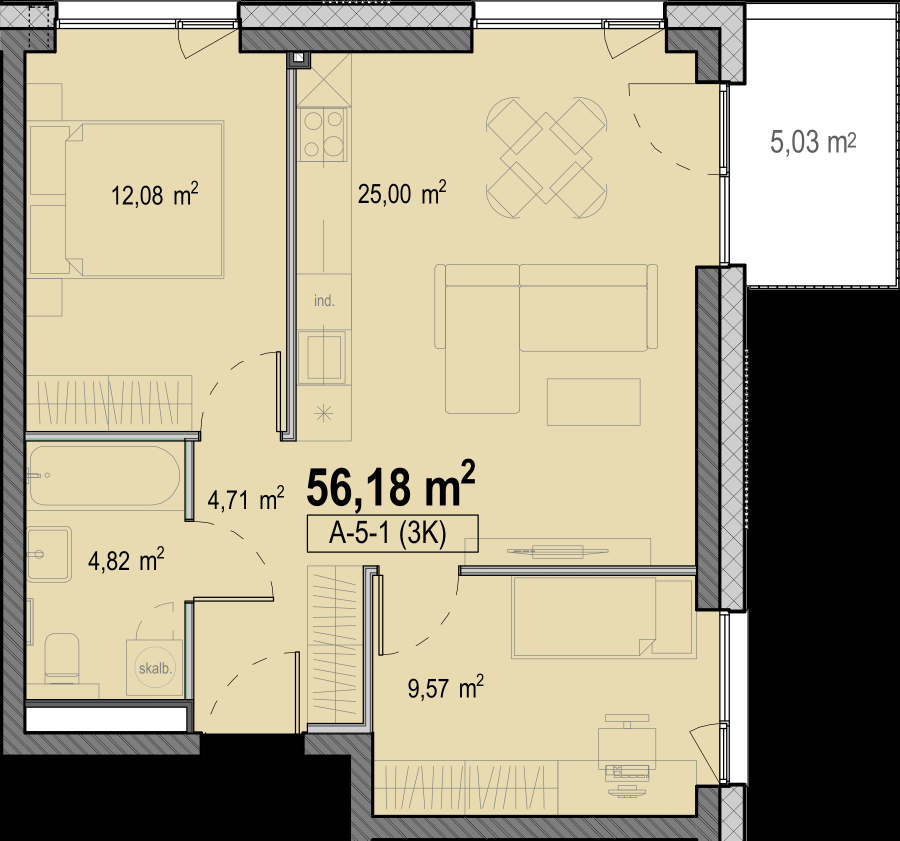
#> input picture app/apartment1.png, 1799 x 1681 px (shown at 1/2 size)
$ python fill_room_rectangles.py --input ../app/apartment1.png --output out.png --seed-x 5 --seed-y 5
#> lines starting #> are read from the running program, lines starting #| are printed output that depends on the picture; after the words box and inside, x2 and y2 are one past the last pixel; in counts of white or black regions, pixels touching at a corner belong together
#!/usr/bin/env python3
"""
Progressive room cleanup by filling furniture/noise with axis-aligned rectangles.

Approach:
1) Build a conservative wall/obstacle stop-mask from thick dark structures.
2) Build a room-like mask from local floor color near a seed point.
3) Keep only the connected component containing the seed.
4) Grow one (or many) rectangles inside that component and paint them.
"""

from __future__ import annotations

import argparse
import dataclasses
from pathlib import Path
from typing import List, Optional, Tuple

import cv2
import numpy as np


@dataclasses.dataclass
class Rect:
    left: int
    top: int
    right: int
    bottom: int

    @property
    def area(self) -> int:
        return (self.right - self.left + 1) * (self.bottom - self.top + 1)


# [62 lines left out: function smart_left_expand, not called in this run]


def clamp(value: int, low: int, high: int) -> int:
    return max(low, min(high, value))


def connected_component_from_seed(
    mask: np.ndarray, seed_xy: Tuple[int, int]
) -> np.ndarray:
    h, w = mask.shape
    sx, sy = seed_xy
    if sx < 0 or sx >= w or sy < 0 or sy >= h:
        raise ValueError(f"Seed ({sx}, {sy}) is out of image bounds {w}x{h}.")

    allowed = (mask > 0).astype(np.uint8)
    if allowed[sy, sx] == 0:
        raise ValueError(
            "Seed is not in a valid candidate region. "
            "Try a nearby point in open room floor."
        )

    labels_count, labels = cv2.connectedComponents(allowed, connectivity=8)
    seed_label = labels[sy, sx]
    if seed_label <= 0 or seed_label >= labels_count:
        raise ValueError("Could not resolve a connected component for the seed.")
    return (labels == seed_label).astype(np.uint8)


def keep_large_components(mask: np.ndarray, min_area: int) -> np.ndarray:
    labels_count, labels, stats, _ = cv2.connectedComponentsWithStats(
        mask, connectivity=8
    )
    out = np.zeros_like(mask, dtype=np.uint8)
    for label_idx in range(1, labels_count):
        area = int(stats[label_idx, cv2.CC_STAT_AREA])
        if area >= min_area:
            out[labels == label_idx] = 1
    return out


def keep_border_connected_components(mask: np.ndarray) -> np.ndarray:
    labels_count, labels = cv2.connectedComponents(mask, connectivity=8)
    if labels_count <= 1:
        return np.zeros_like(mask, dtype=np.uint8)

    border_labels = set(labels[0, :].tolist())
    border_labels.update(labels[-1, :].tolist())
    border_labels.update(labels[:, 0].tolist())
    border_labels.update(labels[:, -1].tolist())
    border_labels.discard(0)

    out = np.zeros_like(mask, dtype=np.uint8)
    for label in border_labels:
        out[labels == label] = 1
    return out


def make_stop_mask(
    bgr: np.ndarray,
    dark_threshold: int,
    min_wall_component: int,
    close_kernel: int,
    margin: int,
    border_connected_only: bool,
) -> np.ndarray:
    gray = cv2.cvtColor(bgr, cv2.COLOR_BGR2GRAY)
    dark = (gray < dark_threshold).astype(np.uint8)

    # Remove thin text/furniture strokes; keep only thick dark structures.
    opened = cv2.morphologyEx(
        dark,
        cv2.MORPH_OPEN,
        cv2.getStructuringElement(cv2.MORPH_RECT, (5, 5)),
    )
    thick = keep_large_components(opened, min_area=min_wall_component)

    if border_connected_only:
        # In these plans, true walls and exterior dark regions usually connect
        # to the boundary graph; furniture and text are often interior islands.
        thick = keep_border_connected_components(thick)

    # Close local gaps so door openings behave more like room boundaries.
    if close_kernel > 1:
        k = cv2.getStructuringElement(cv2.MORPH_RECT, (close_kernel, close_kernel))
        thick = cv2.morphologyEx(thick, cv2.MORPH_CLOSE, k)

    if margin > 0:
        k = cv2.getStructuringElement(
            cv2.MORPH_ELLIPSE, (margin * 2 + 1, margin * 2 + 1)
        )
        thick = cv2.dilate(thick, k, iterations=1)

    return (thick > 0).astype(np.uint8)


def make_floor_similarity_mask(
    bgr: np.ndarray,
    seed_xy: Tuple[int, int],
    color_tol: float,
    seed_patch_radius: int,
) -> np.ndarray:
    lab = cv2.cvtColor(bgr, cv2.COLOR_BGR2LAB).astype(np.float32)
    h, w = lab.shape[:2]
    sx, sy = seed_xy
    x0 = clamp(sx - seed_patch_radius, 0, w - 1)
    x1 = clamp(sx + seed_patch_radius, 0, w - 1)
    y0 = clamp(sy - seed_patch_radius, 0, h - 1)
    y1 = clamp(sy + seed_patch_radius, 0, h - 1)
    patch = lab[y0 : y1 + 1, x0 : x1 + 1]
    mean_lab = patch.reshape(-1, 3).mean(axis=0)
    delta = np.linalg.norm(lab - mean_lab[None, None, :], axis=2)
    return (delta <= color_tol).astype(np.uint8)


# [122 lines left out: functions grow_rectangle_in_mask, largest_rectangle_containing_seed, pick_next_seed, parse_fill_color, nearest_foreground, progressive_fill, not called in this run]


def main() -> None:
    parser = argparse.ArgumentParser(
        description="Fill a room region with one or more grown rectangles from a seed point."
    )
    parser.add_argument("--input", required=True, help="Input image path.")
    parser.add_argument("--output", required=True, help="Output image path.")
    parser.add_argument(
        "--seed-x", required=True, type=int, help="Room seed X coordinate."
    )
    parser.add_argument(
        "--seed-y", required=True, type=int, help="Room seed Y coordinate."
    )
    parser.add_argument(
        "--color-tol",
        type=float,
        default=22.0,
        help="Lab color distance threshold for room-floor similarity (default: 22.0).",
    )
    parser.add_argument(
        "--dark-threshold",
        type=int,
        default=100,
        help="Dark-pixel threshold for obstacle extraction (default: 100).",
    )
    parser.add_argument(
        "--min-wall-component",
        type=int,
        default=1200,
        help="Minimum area for thick dark components to act as walls (default: 1200).",
    )
    parser.add_argument(
        "--close-kernel",
        type=int,
        default=11,
        help="Kernel size for closing gaps in wall mask (default: 11).",
    )
    parser.add_argument(
        "--wall-margin",
        type=int,
        default=4,
        help="Dilation margin around obstacle mask in pixels (default: 4).",
    )
    parser.add_argument(
        "--border-connected-stop",
        action="store_true",
        default=True,
        help=(
            "Use only border-connected thick dark components as stop-mask. "
            "Enabled by default."
        ),
    )
    parser.add_argument(
        "--no-border-connected-stop",
        action="store_false",
        dest="border_connected_stop",
        help="Disable border-connected filtering for stop-mask.",
    )
    parser.add_argument(
        "--max-rects",
        type=int,
        default=1,
        help="Maximum number of rectangles to grow and fill (default: 1).",
    )
    parser.add_argument(
        "--min-rect-area",
        type=int,
        default=800,
        help="Ignore rectangles smaller than this area (default: 800).",
    )
    parser.add_argument(
        "--seed-patch-radius",
        type=int,
        default=4,
        help="Radius around seed used for floor color estimate (default: 4).",
    )
    parser.add_argument(
        "--candidate-mode",
        choices=["floor-stop", "stop-only"],
        default="floor-stop",
        help=(
            "Mask source for room component: "
            "'floor-stop' = floor similarity intersected with stop-mask inverse, "
            "'stop-only' = stop-mask inverse only."
        ),
    )
    parser.add_argument(
        "--limit-radius",
        type=int,
        default=0,
        help=(
            "Optional pixel radius around seed to constrain room candidate "
            "(0 disables, default: 0)."
        ),
    )
    parser.add_argument(
        "--fill-color",
        default="white",
        help="Fill color: 'white' or 'R,G,B' (default: white).",
    )
    parser.add_argument(
        "--room-close-kernel",
        type=int,
        default=19,
        help="Kernel size for closing furniture/text holes inside room mask (default: 19).",
    )
    parser.add_argument(
        "--room-open-kernel",
        type=int,
        default=5,
        help="Kernel size for opening tiny speckles in room mask (default: 5).",
    )
    parser.add_argument(
        "--split-kernel",
        type=int,
        default=21,
        help=(
            "Kernel size for seed-room isolation via erode+dilate. "
            "Higher values separate rooms more aggressively (default: 21)."
        ),
    )
    parser.add_argument(
        "--debug-mask-output",
        default="",
        help="Optional output path for visual debug mask PNG.",
    )
    parser.add_argument(
        "--smart-left-expand",
        action="store_true",
        help=(
            "Post-process a single rectangle with strip-level left expansion that "
            "can pass door/jamb spikes but stops at hard walls."
        ),
    )
    parser.add_argument(
        "--smart-left-dark-threshold",
        type=int,
        default=70,
        help="Dark threshold for smart left expansion (default: 70).",
    )
    parser.add_argument(
        "--smart-left-top-ignore",
        type=int,
        default=150,
        help="Top rows to de-emphasize during smart left expansion (default: 150).",
    )
    parser.add_argument(
        "--smart-left-overall-limit",
        type=float,
        default=0.06,
        help="Max overall dark ratio in added strip for smart left expansion (default: 0.06).",
    )
    parser.add_argument(
        "--smart-left-core-limit",
        type=float,
        default=0.03,
        help="Max lower-core dark ratio in added strip for smart left expansion (default: 0.03).",
    )
    parser.add_argument(
        "--smart-left-hard-col-frac",
        type=float,
        default=0.8,
        help=(
            "Column dark fraction considered hard wall during smart left expansion "
            "(default: 0.8)."
        ),
    )
    parser.add_argument(
        "--smart-left-max-extra",
        type=int,
        default=200,
        help="Max pixels to expand left during smart left expansion (default: 200).",
    )
    args = parser.parse_args()

    input_path = Path(args.input)
    output_path = Path(args.output)
    if not input_path.exists():
        raise FileNotFoundError(f"Input image does not exist: {input_path}")

    bgr = cv2.imread(str(input_path), cv2.IMREAD_COLOR)
#> bgr is the input picture: shape (1681, 1799, 3); mean B, G, R 144.7, 170.5, 179
    if bgr is None:
        raise RuntimeError(f"Could not read image: {input_path}")
    h, w = bgr.shape[:2]

    seed = (args.seed_x, args.seed_y)
    if not (0 <= seed[0] < w and 0 <= seed[1] < h):
        raise ValueError(f"Seed {seed} is outside image bounds {w}x{h}.")

    stop_mask = make_stop_mask(
        bgr=bgr,
        dark_threshold=args.dark_threshold,
        min_wall_component=args.min_wall_component,
        close_kernel=args.close_kernel,
        margin=args.wall_margin,
        border_connected_only=bool(args.border_connected_stop),
    )
#> in make_stop_mask, `dark = (gray < dark_threshold).astype(np.uint8)`:
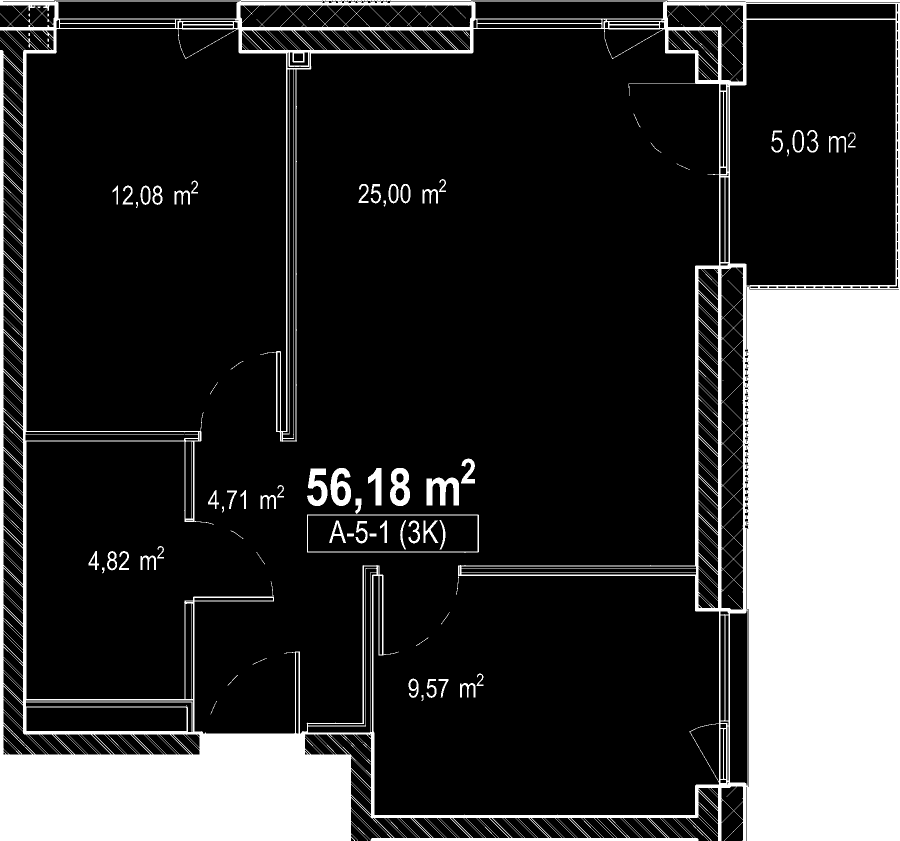
#> dark: shape (1681, 1799) (shown at 1/2 size); values 0 (black) and 1 (white), 20.7% white; 81 white regions (10 under 20 px), largest, box (x1, y1, x2, y2) and area: (0, 0, 1799, 1681) 601672, (853, 955, 918, 1011) 2161, (780, 936, 820, 1012) 1919
#> in keep_large_components, `labels_count, labels, stats, _ = cv2.connectedComponentsWithStats( mas..`: labels_count = 81; stats = 81 rows, first 6: [0, 0, 1799, 1681, 2476486], [0, 0, 702, 1681, 154399], [482, 0, 162, 3, 486], [651, 0, 5, 3, 15], [665, 0, 5, 3, 15], [675, 0, 8, 3, 24]
#> the loop in keep_large_components, `for label_idx in range(1, labels_count):` made 80 passes
#> area on passes 1, 2, 5, 13, 14, 15, 16, 17: 154399, 486, 24, 480, 8045, 11053, 1707, 75
#> in keep_border_connected_components, `labels_count, labels = cv2.connectedComponents(mask, connectivity=8)`:
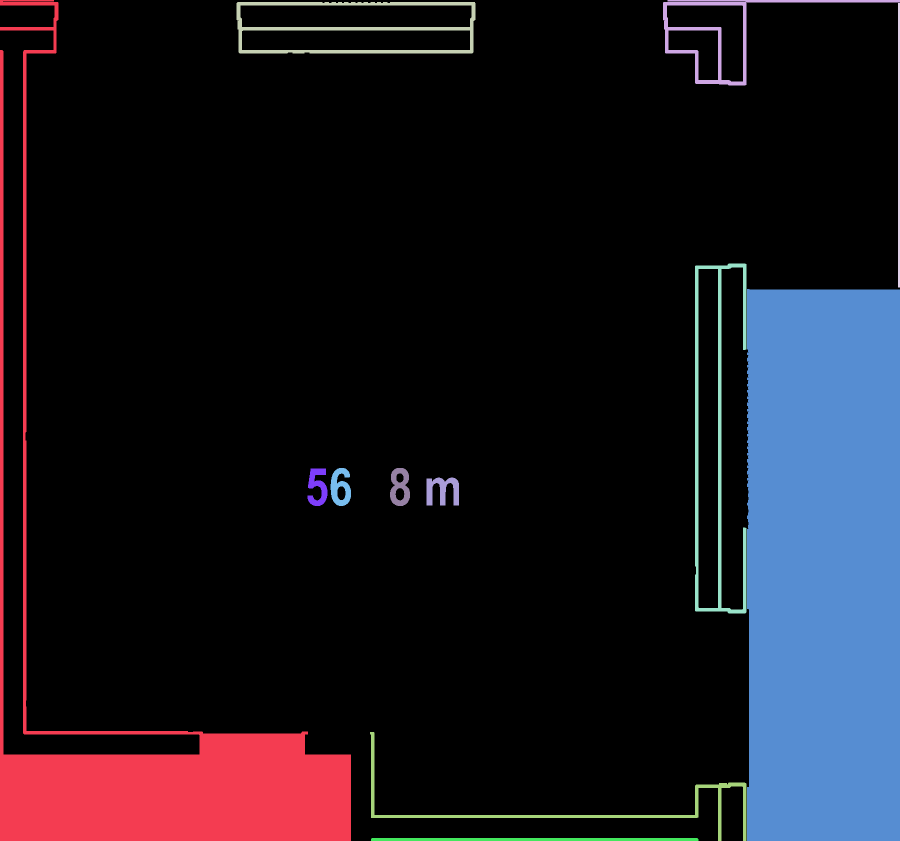
#> labels: shape (1681, 1799) int32 (shown at 1/2 size); 13 distinct labels, from 0 to 12; one colour per label, 0 black
#> in keep_border_connected_components, `labels_count, labels = cv2.connectedComponents(mask, connectivity=8)`: labels_count = 13
#> in keep_border_connected_components, `border_labels = set(labels[0, :].tolist())`: border_labels = 3 items
#> the loop in keep_border_connected_components, `for label in border_labels:` made 6 passes
#> label on passes 3 to 6: 4, 6, 11, 12
    floor_mask = make_floor_similarity_mask(
        bgr=bgr,
        seed_xy=seed,
        color_tol=args.color_tol,
        seed_patch_radius=args.seed_patch_radius,
    )
#> in make_floor_similarity_mask, `lab = cv2.cvtColor(bgr, cv2.COLOR_BGR2LAB).astype(np.float32)`:
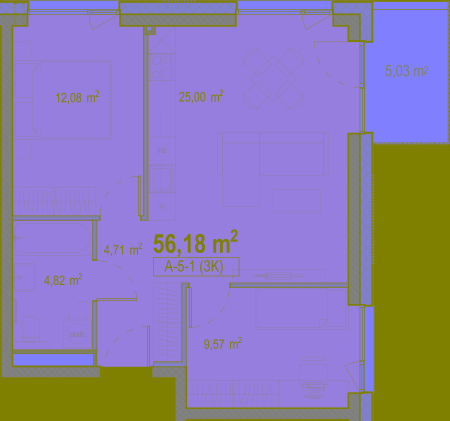
#> lab: shape (1681, 1799, 3) float32 (shown at 1/4 size); mean B, G, R 174.3, 127.9, 142.4
#> in make_floor_similarity_mask, `mean_lab = patch.reshape(-1, 3).mean(axis=0)`: mean_lab = [9.49, 128, 128]

    if args.candidate_mode == "stop-only":
        candidate = stop_mask == 0
    else:
        candidate = (floor_mask > 0) & (stop_mask == 0)
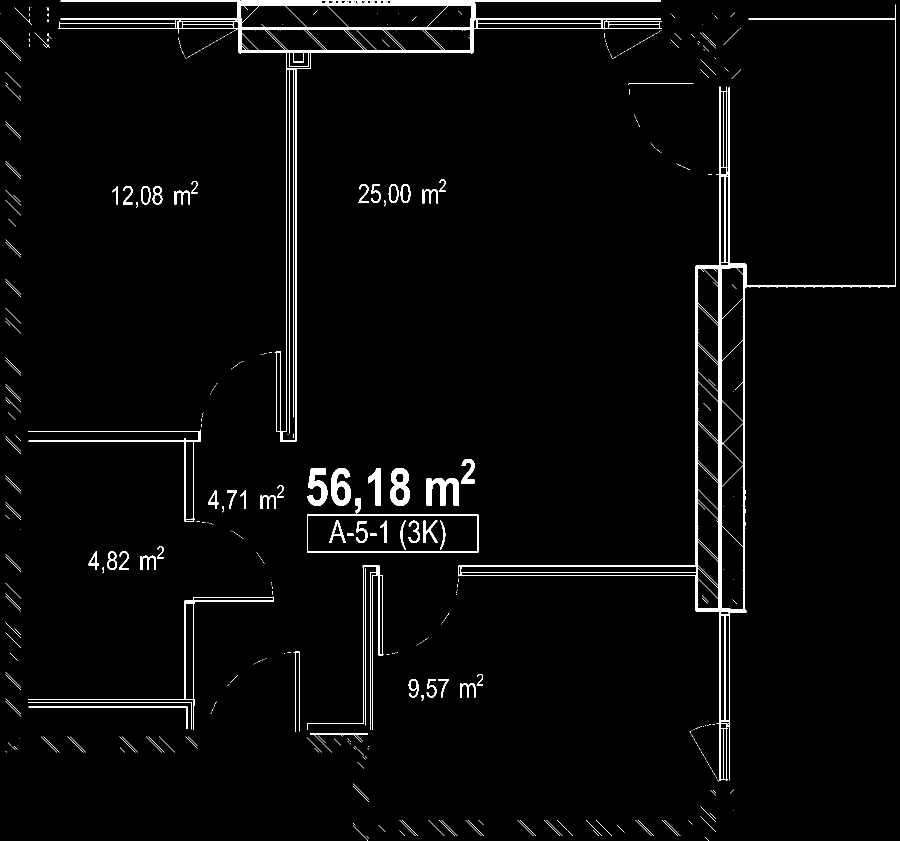
#> candidate: shape (1681, 1799) bool (shown at 1/2 size); 2.6% white; 492 white regions (356 under 20 px), largest, box (x1, y1, x2, y2) and area: (117, 0, 1324, 883) 23444, (916, 9, 1792, 1562) 22272, (614, 1131, 768, 1460) 2484

    if args.limit_radius and args.limit_radius > 0:
        yy, xx = np.ogrid[:h, :w]
        rr2 = (xx - seed[0]) * (xx - seed[0]) + (yy - seed[1]) * (yy - seed[1])
        candidate = candidate & (rr2 <= int(args.limit_radius) * int(args.limit_radius))

    room_mask = connected_component_from_seed(candidate.astype(np.uint8), seed)

    # Smooth away interior furniture/text gaps without crossing hard boundaries.
    if args.room_close_kernel > 1:
        k = cv2.getStructuringElement(
            cv2.MORPH_ELLIPSE, (args.room_close_kernel, args.room_close_kernel)
        )
        room_mask = cv2.morphologyEx(room_mask, cv2.MORPH_CLOSE, k)
    if args.room_open_kernel > 1:
        k = cv2.getStructuringElement(
            cv2.MORPH_ELLIPSE, (args.room_open_kernel, args.room_open_kernel)
        )
        room_mask = cv2.morphologyEx(room_mask, cv2.MORPH_OPEN, k)

    room_mask = (room_mask > 0).astype(np.uint8)
    room_mask[stop_mask > 0] = 0
    room_mask = connected_component_from_seed(room_mask, seed)

    # Split through narrow door-neck connections to keep only the target room.
    if args.split_kernel > 1:
        k = cv2.getStructuringElement(
            cv2.MORPH_ELLIPSE, (args.split_kernel, args.split_kernel)
        )
        eroded = cv2.erode(room_mask, k, iterations=1)
        split_seed = nearest_foreground(
            eroded,
            seed_xy=seed,
            max_radius=max(30, int(args.split_kernel) * 3),
        )
        if split_seed is not None:
            core = connected_component_from_seed(eroded, split_seed)
            expanded = cv2.dilate(core, k, iterations=1)
            room_mask = ((expanded > 0) & (room_mask > 0)).astype(np.uint8)

    rectangles = progressive_fill(
        bgr=bgr,
        room_mask=room_mask,
        initial_seed=seed,
        max_rects=max(1, int(args.max_rects)),
        min_rect_area=max(1, int(args.min_rect_area)),
    )

    if not rectangles:
        raise RuntimeError(
            "No rectangle was grown. Try increasing color tolerance or changing seed."
        )

    if args.smart_left_expand and len(rectangles) == 1:
        gray = cv2.cvtColor(bgr, cv2.COLOR_BGR2GRAY)
        rectangles[0] = smart_left_expand(
            gray=gray,
            rect=rectangles[0],
            dark_threshold=int(args.smart_left_dark_threshold),
            top_ignore_px=int(args.smart_left_top_ignore),
            overall_dark_limit=float(args.smart_left_overall_limit),
            core_dark_limit=float(args.smart_left_core_limit),
            hard_col_fraction=float(args.smart_left_hard_col_frac),
            max_extra_cols=int(args.smart_left_max_extra),
        )

    fill_rgb = parse_fill_color(args.fill_color)
    out = bgr.copy()
    fill_bgr = (fill_rgb[2], fill_rgb[1], fill_rgb[0])
    for rect in rectangles:
        out[rect.top : rect.bottom + 1, rect.left : rect.right + 1] = fill_bgr

    output_path.parent.mkdir(parents=True, exist_ok=True)
    ok = cv2.imwrite(str(output_path), out)
    if not ok:
        raise RuntimeError(f"Could not write output image: {output_path}")

    if args.debug_mask_output:
        debug = np.zeros((h, w, 3), dtype=np.uint8)
        debug[room_mask > 0] = (90, 170, 255)  # room candidate (blue-ish)
        debug[stop_mask > 0] = (0, 0, 255)  # obstacle/wall stop (red)
        for rect in rectangles:
            cv2.rectangle(
                debug, (rect.left, rect.top), (rect.right, rect.bottom), (0, 255, 0), 2
            )
        cv2.circle(debug, seed, 5, (255, 255, 0), -1)
        debug_out = Path(args.debug_mask_output)
        debug_out.parent.mkdir(parents=True, exist_ok=True)
        ok = cv2.imwrite(str(debug_out), debug)
        if not ok:
            raise RuntimeError(f"Could not write debug mask image: {debug_out}")

    print(f"Input: {input_path}")
    print(f"Output: {output_path}")
    print(f"Seed: {seed}")
    print(f"Rectangles: {len(rectangles)}")
    for i, rect in enumerate(rectangles, start=1):
        print(
            f"  {i}: left={rect.left} top={rect.top} "
            f"right={rect.right} bottom={rect.bottom} area={rect.area}"
        )


if __name__ == "__main__":
#> (the run stopped early here; a loop or call above may not have finished)
